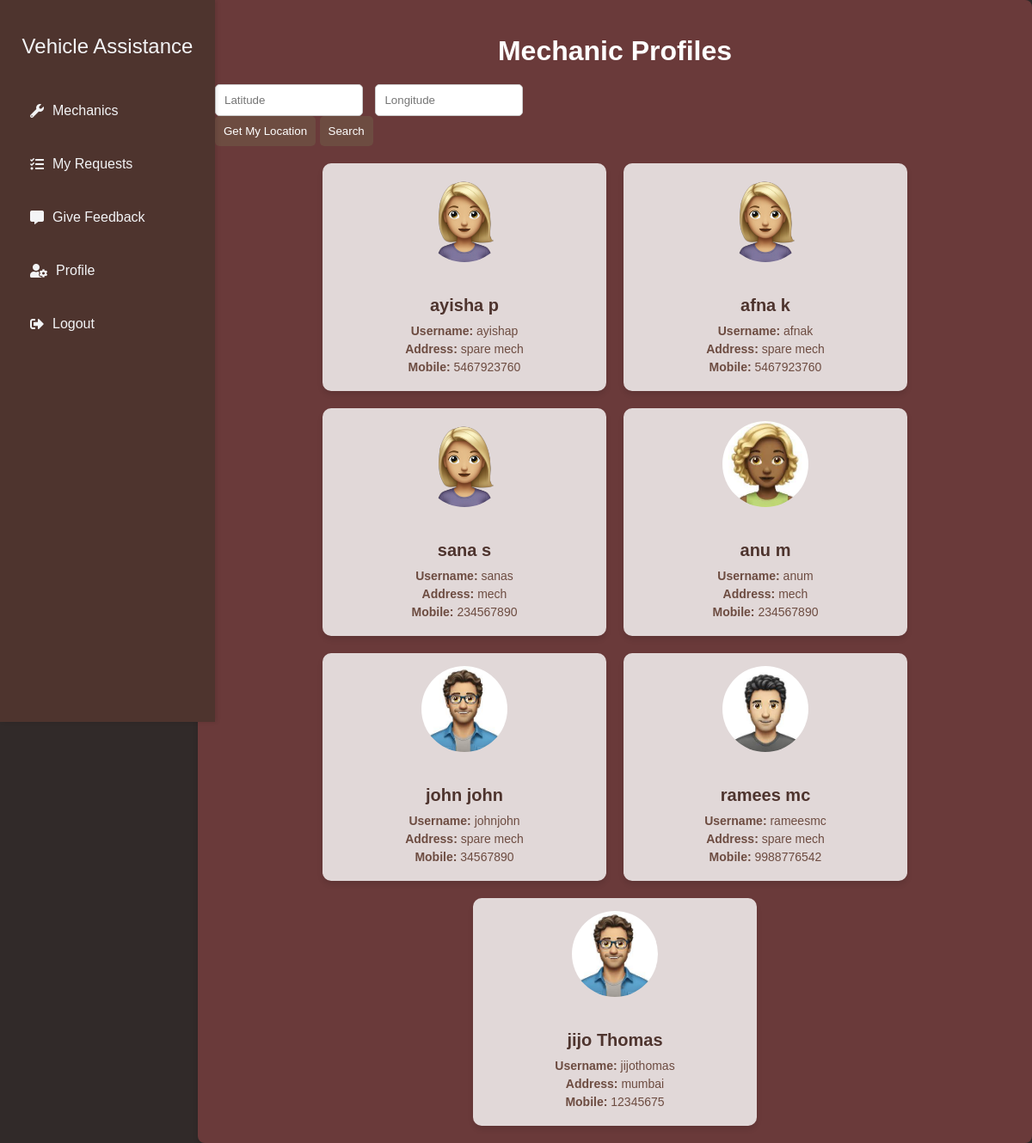
Screenshot of /user/mechanics/ with the database file from the repository.
### mechanic/models.py (models this page shows, shortened)
class Mechanic(models.Model):
    VEHICLE_TYPE_CHOICES = [
        ('two wheeler', 'Two Wheeler'),
        ('three wheeler', 'Three Wheeler'),
        ('four wheeler', 'Four Wheeler'),
        ('other', 'Other'),
    ]
    user = models.OneToOneField(User, on_delete=models.CASCADE)
    profile_pic = models.ImageField(upload_to='profile_pics/', blank=True, null=True)
    address = models.CharField(max_length=255)
    mobile = models.CharField(max_length=15)
    working_time_from = models.TimeField(default="09:00")  # Default value for working_time_from
    working_time_to = models.TimeField(default="18:00")
    vehicle_type = models.CharField(max_length=20, choices=VEHICLE_TYPE_CHOICES, default='other')
    verification_document = models.FileField(upload_to='verification_documents/', blank=True, null=True)
    lat = models.FloatField(null=True,blank=True)
    long = models.FloatField(null=True,blank=True)

### mechanic/views.py (the view, shortened to what this page needs)
# urls.py: path('user/mechanics/', views.usermechanics_view, name='userdashboard_mechanics'),
def usermechanics_view(request):
    mechanics = models.Mechanic.objects.all()
    return render(request, 'userdashboard_mechanics.html', {'mechanics': mechanics})

### templates/userdashboard_mechanics.html (shortened to what this page needs)
<!DOCTYPE html>
<html lang="en">
<head>
    <link rel="stylesheet" href="https://cdnjs.cloudflare.com/ajax/libs/font-awesome/5.15.4/css/all.min.css">
</head>
<body>
    <div class="sidebar">
        <h2>Vehicle Assistance </h2>
        <a href="{% url 'userdashboard_mechanics' %}"><i class="fas fa-wrench"></i> Mechanics</a>
        <a href="{% url 'my_requests' %}"><i class="fas fa-tasks"></i> My Requests</a>
        <a href="{% url 'user_feedback' %}"><i class="fas fa-comment-alt"></i> Give Feedback</a>
        <a href="{% url 'user_profile' %}"><i class="fas fa-user-cog"></i> Profile</a>
        <a href="{% url 'index' %}"><i class="fas fa-sign-out-alt"></i> Logout</a>
    </div>
    <div class="content">
        <h1>Mechanic Profiles</h1>
        <div class="search-form">
            <form action="{% url 'userdashboard_mechanics' %}" method="POST">
                <div>
                    <input type="text" id="latitude" name="lat" placeholder="Latitude" required>
                    <input type="text" id="longitude" name="long" placeholder="Longitude" required>
                </div>
                <button type="button" onclick="getLocation()">Get My Location</button>
                <button type="submit">Search</button>
            </form>
        </div>
        <div class="profile-container">
            {% if mechanics %}
                {% for mechanic in mechanics %}
                    <div class="profile-card">
                        {% if mechanic.profile_pic %}
                            <img src="{{ mechanic.profile_pic.url }}" alt="Profile Picture">
                        {% else %}
                            <img src="https://via.placeholder.com/100" alt="Default Profile Picture">
                        {% endif %}
                        <h3>{{ mechanic.user.first_name }} {{ mechanic.user.last_name }}</h3>
                        <p><strong>Username:</strong> {{ mechanic.user.username }}</p>
                        <p><strong>Address:</strong> {{ mechanic.address }}</p>
                        <p><strong>Mobile:</strong> {{ mechanic.mobile }}</p>
                    </div>
                {% endfor %}
            {% else %}
                <div class="no-data">No mechanic data available</div>
            {% endif %}
        </div>
    </div>
</body>
</html>

### templates/userdashboard_mechanics.html (style rules this page uses)
body { font-family: Arial, sans-serif; margin: 0; display: flex; background-color: #312a29; background-image: url("../static/images/vehicle-assistance.jpg"); background-size: cover; background-position: center; }
.sidebar { width: 210px; background: #4E342E; color: #f3f4f6; padding: 20px; height: 100vh; position: fixed; box-shadow: 2px 0 5px rgba(0, 0, 0, 0.1); display: flex; flex-direction: column; }
.sidebar h2 { text-align: center; margin-bottom: 30px; font-weight: normal; color: #f3f4f6; }
.sidebar a { color: #f3f4f6; text-decoration: none; display: flex; align-items: center; padding: 12px 15px; margin: 10px 0; border-radius: 5px; transition: background 0.3s, padding-left 0.3s; }
.sidebar a i { margin-right: 10px; }
.content { margin-left: 230px; padding: 20px; width: calc(100% - 230px); background: rgba(112, 60, 60, 0.9); border-radius: 8px; box-shadow: 0 4px 6px rgba(0, 0, 0, 0.1); overflow-x: auto; }
.content h1 { color: #ffffff; margin-bottom: 20px; text-align: center; }
.profile-container { display: flex; flex-wrap: wrap; gap: 20px; justify-content: center; }
.profile-card { background: rgba(255, 255, 255, 0.8); border-radius: 10px; width: 300px; box-shadow: 0 4px 6px rgba(0, 0, 0, 0.1); overflow: hidden; transition: transform 0.3s ease; padding: 15px; text-align: center; }
.profile-card img { width: 100px; height: 100px; border-radius: 50%; object-fit: cover; margin-bottom: 15px; }
.profile-card h3 { font-size: 20px; color: #4E342E; margin-bottom: 10px; }
.profile-card p { font-size: 14px; color: #6D4C41; margin: 5px 0; }
.search-form { display: flex; justify-content: space-between; margin-bottom: 20px; align-items: center; }
.search-form input { padding: 10px; width: 150px; margin-right: 10px; border-radius: 5px; border: 1px solid #ccc; }
.search-form button { padding: 10px; background-color: #6D4C41; color: #fff; border-radius: 5px; cursor: pointer; border: none; transition: background-color 0.3s; }

### rows the page displays
Mechanic: profile_pic (picture), user.first_name "ayisha", user.last_name "p", user.username "ayishap", address "spare mech", mobile "5467923760"
Mechanic: profile_pic (picture), user.first_name "afna", user.last_name "k", user.username "afnak", address "spare mech", mobile "5467923760"
Mechanic: profile_pic (picture), user.first_name "sana", user.last_name "s", user.username "sanas", address "mech", mobile "234567890"
Mechanic: profile_pic (picture), user.first_name "anu", user.last_name "m", user.username "anum", address "mech", mobile "234567890"
Mechanic: profile_pic (picture), user.first_name "john", user.last_name "john", user.username "johnjohn", address "spare mech", mobile "34567890"
Mechanic: profile_pic (picture), user.first_name "ramees", user.last_name "mc", user.username "rameesmc", address "spare mech", mobile "9988776542"
Mechanic: profile_pic (picture), user.first_name "jijo", user.last_name "Thomas", user.username "jijothomas", address "mumbai", mobile "12345675"
